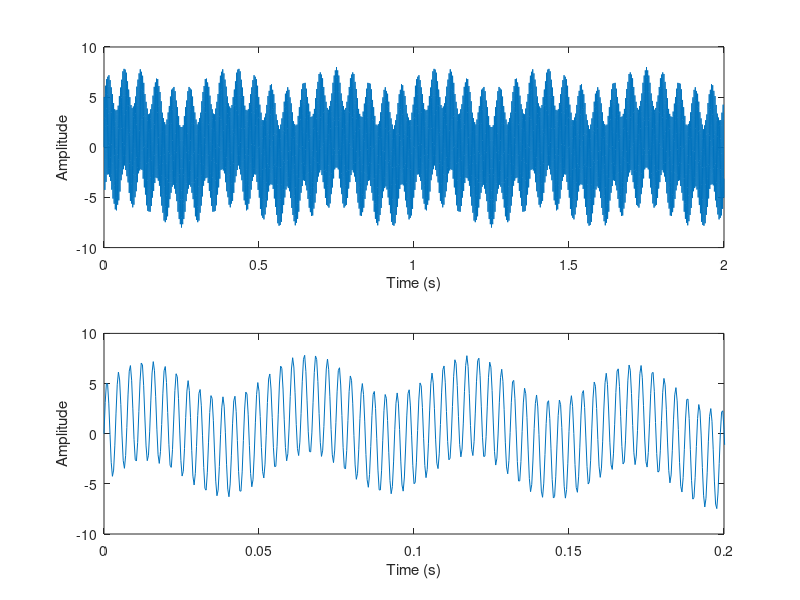
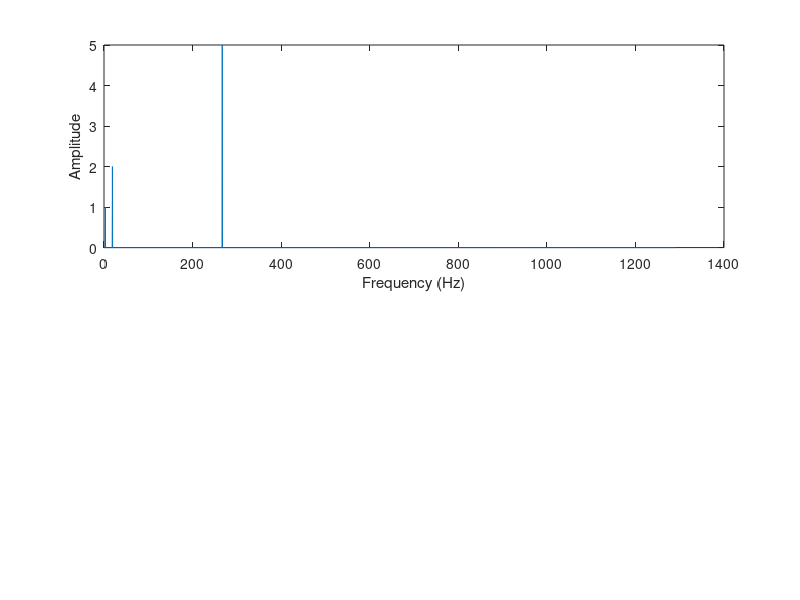

Write MATLAB code to recreate these figures, in order. (Note: this script raises an error after producing the figures.)
%% Generate a simulated signal 
fs = 2580;
t = 0:(1/fs):(2 - 1/fs); % step is 1/fs ,length is 2 - 1/fs
X = 5*sin(2*pi*267*t) + 2*sin(2*pi*19*t) + sin(2*pi*3*t);
figure(1)
subplot(2,1,1)
plot(t,X)
xlabel('Time (s)'); ylabel('Amplitude')
subplot(2,1,2)
plot(t,X)
xlabel('Time (s)'); ylabel('Amplitude')
xlim([0 0.2])


%% FFT
FFT = fft(X);
L = length(X);
Spectrum = abs(FFT(1:L/2+1))/L*2;
figure(2)
subplot(2,1,1)

plot((0:L/2)/L*fs,Spectrum)
xlabel('Frequency (Hz)'); ylabel('Amplitude')

plot((0:L/2)/L*fs,Spectrum)
xlabel('Frequency (Hz)'); ylabel('Amplitude')

%% EMD 
[imf,residual] = emd(X);
figure(3)
[~,n] = size(imf);
for i = 1:n
    subplot(n+1,1,i) 
    plot(t,imf(:,i)) 
    ylabel(['IMF ', num2str(i)])
end
   subplot(n+1,1,i+1)
   plot(t,residual)
   ylabel("residual")
xlabel('Time (s)');

%% USE FFT to get the spectra of imfs of the decompsed simulated signal
figure(4)
for i = 1:n
    subplot(n,1,i)
    FFTTemp = fft(imf(:,i));
    SpectrumTemp = abs(FFTTemp(1:L/2+1))/L*2; plot((0:L/2)/L*fs,SpectrumTemp)
    ylabel(['IMF ', num2str(i)])
    xlim([0 300])
end
xlabel('Frequency (Hz)');

%% Change the simulated siganl and observe the EMD results 
X = 3*sin(2*pi*199*t) + 5*sin(2*pi*37*t) + 2*sin(2*pi*7*t); [imf,residual] = emd(X);
figure(5)
[~,n] = size(imf);
for i = 1:n
    subplot(n,1,i) 
    plot(t,imf(:,i)) 
    ylabel(['IMF ', num2str(i)])
end
xlabel('Time (s)'); 
figure(6)
for i = 1:n
    subplot(n,1,i)
    FFTTemp = fft(imf(:,i));
    SpectrumTemp = abs(FFTTemp(1:L/2+1))/L*2; plot((0:L/2)/L*fs,SpectrumTemp)
    ylabel(['IMF ', num2str(i)])
    xlim([0 300])
end
xlabel('Frequency (Hz)')



